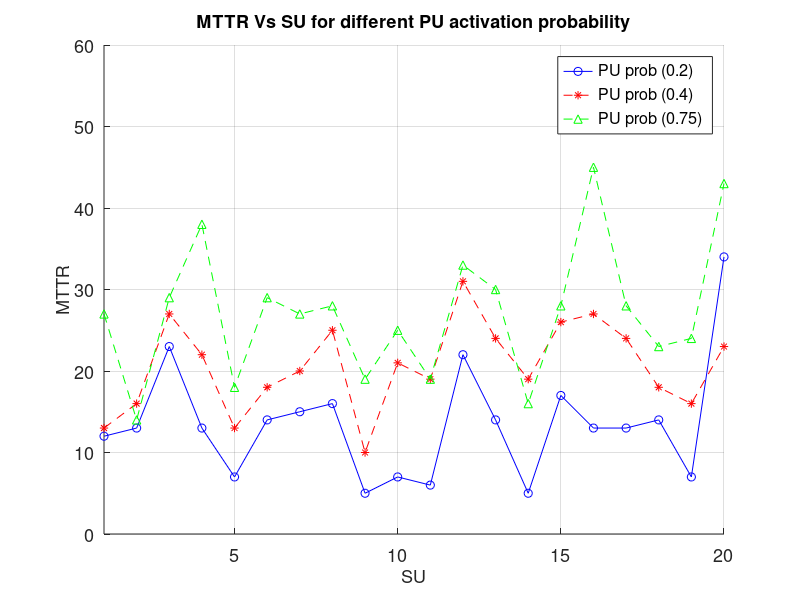
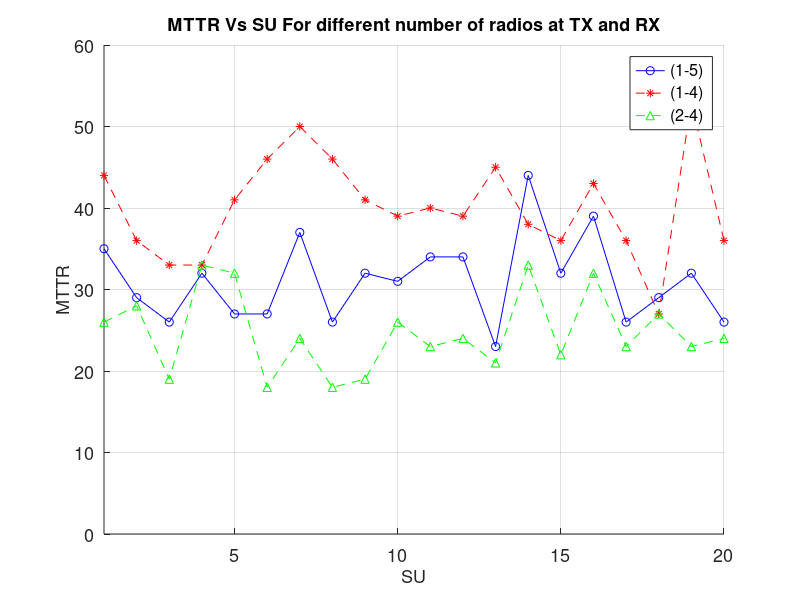
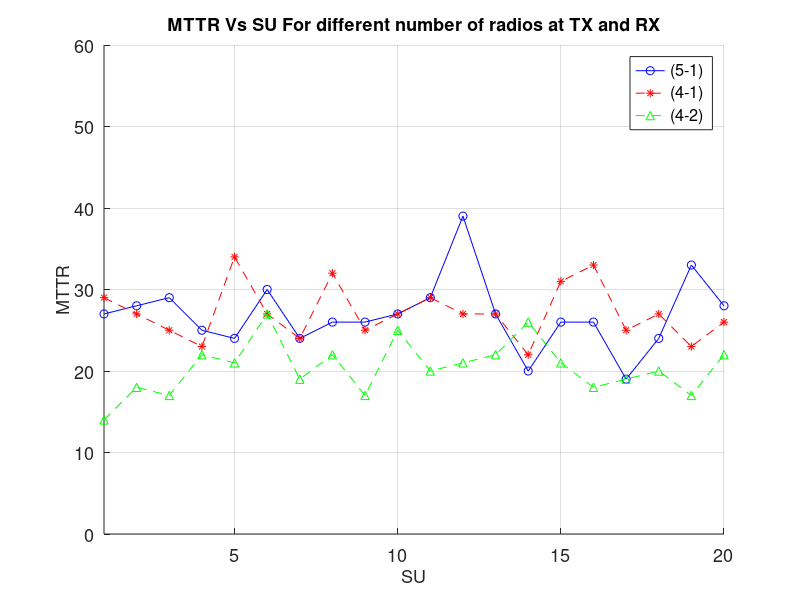
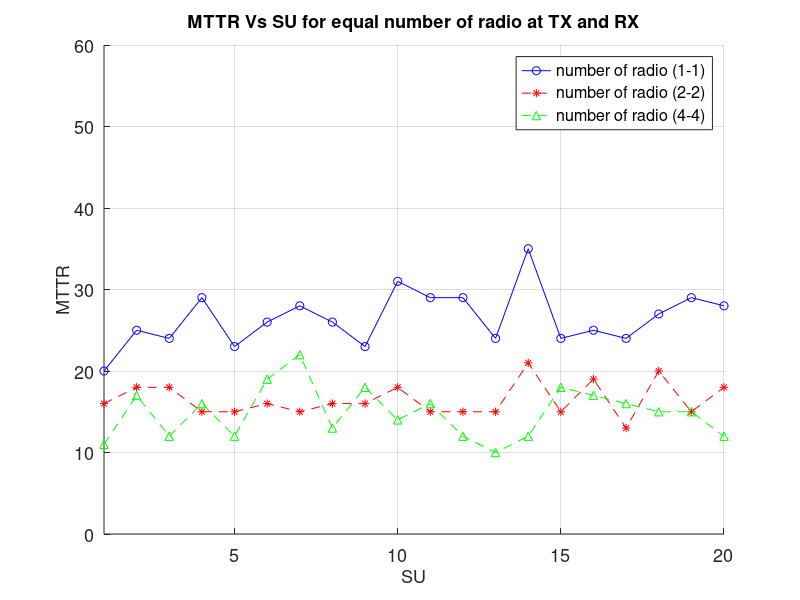

Here is the MATLAB script that generated these plots, in order: (Note: this script raises an error after producing the figures.)
%MTTR

MTTRPU2 = csvread('Maximum Time to rendezvous for Vs SU_PUprob(.2).csv');
MTTRPU4 = csvread('Maximum Time to rendezvous for Vs SU_PUprob(.4).csv');
MTTRPU6 = csvread('Maximum Time to rendezvous for Vs SU_PUprob(.6).csv');

X1 = MTTRPU2(:,1);
X2 = MTTRPU4(:,1);
X3 = MTTRPU6(:,1);

figure(1);
hold on ;
          
 plot(X1,'b-o');
 plot(X2,'r--*');
 plot(X3,'g--^');
 axis([-inf inf 0 60])
 title('MTTR Vs SU for different PU activation probability');
 xlabel('SU');
 ylabel('MTTR');
 set(findall(gcf,'-property','FontSize'),'FontSize',13)
 legend('PU prob (0.2)','PU prob (0.4)','PU prob (0.75)');
 grid on;
 %*******************************************************************************************
MTTRR2 = csvread('Maximum Time to rendezvous for Vs SU_radio(1-5).csv');
MTTRR4 = csvread('Maximum Time to rendezvous for Vs SU_radio(1-4).csv');
MTTRR6 = csvread('Maximum Time to rendezvous for Vs SU_radio(2-4).csv');
X1 = MTTRR2(:,1);
X2 = MTTRR4(:,1);
X3 = MTTRR6(:,1);

figure(2);
hold on ;
          
 plot(X1,'b-o');
 plot(X2,'r--*');
 plot(X3,'g--^');
  axis([-inf inf 0 60])
 grid on;
 xlabel('SU');
 ylabel('MTTR');
 title('MTTR Vs SU For different number of radios at TX and RX');
 set(findall(gcf,'-property','FontSize'),'FontSize',13)
 legend('(1-5)', '(1-4)', '(2-4)');
 %*******************************************************************************************
MTTRR2 = csvread('Maximum Time to rendezvous for Vs SU_radio(5-1).csv');
MTTRR4 = csvread('Maximum Time to rendezvous for Vs SU_radio(4-1).csv');
MTTRR6 = csvread('Maximum Time to rendezvous for Vs SU_radio(4-2).csv');
X1 = MTTRR2(:,1);
X2 = MTTRR4(:,1);
X3 = MTTRR6(:,1);

figure(3);
hold on ;
          
 plot(X1,'b-o');
 plot(X2,'r--*');
 plot(X3,'g--^');
 axis([-inf inf 0 60])
 grid on;
 xlabel('SU');
 ylabel('MTTR');
 title('MTTR Vs SU For different number of radios at TX and RX');
 set(findall(gcf,'-property','FontSize'),'FontSize',13)
 legend('(5-1)', '(4-1)', '(4-2)');
 %*******************************************************************************************
 MTTRR22 = csvread('Maximum Time to rendezvous for Vs SU_radio(1-1).csv');
MTTRR44 = csvread('Maximum Time to rendezvous for Vs SU_radio(2-2).csv');
MTTRR66 = csvread('Maximum Time to rendezvous for Vs SU_radio(4-4).csv');
X1 = MTTRR22(:,1);
X2 = MTTRR44(:,1);
X3 = MTTRR66(:,1);

figure(4);
hold on ;
          
 plot(X1,'b-o');
 plot(X2,'r--*');
 plot(X3,'g--^');
 axis([-inf inf 0 60])
 grid on;
 
 xlabel('SU');
 ylabel('MTTR'); 
 title('MTTR Vs SU for equal number of radio at TX and RX');
 set(findall(gcf,'-property','FontSize'),'FontSize',13)
 legend('number of radio (1-1)','number of radio (2-2)','number of radio (4-4)');

 %*******************************************************************************************
 TTRVsSU15 = csvread('Average TTR VS SU(1, 5).csv');
 TTRVsSU24 = csvread('Average TTR VS SU(5, 1).csv');
 TTRVsSU33 = csvread('Average TTR VS SU(3, 3).csv');
 
 X1 = TTRVsSU15(:,1);
 X2 = TTRVsSU24(:,1);
 X3 = TTRVsSU33(:,1);
 
 figure(5);
 hold on ;
 plot(X1,'b-o');
 plot(X2,'r--*');
 plot(X3,'g--^');
 axis([-inf inf 0 10])
 grid on;
  
 title('TTR Vs SU For Different Radios');
 xlabel('SU');
 ylabel('TTR');
 set(findall(gcf,'-property','FontSize'),'FontSize',13)
 legend('(1, 5)', '(2, 4)', '(3, 3)');
 
 
 %*******************************************************************************************
 TTRVsSU51 = csvread('Average TTR VS SU(5, 1).csv');
 TTRVsSU42 = csvread('Average TTR VS SU(4, 2).csv');
 TTRVsSU33 = csvread('Average TTR VS SU(3, 3).csv');
 
 X1 = TTRVsSU51(:,1);
 X2 = TTRVsSU42(:,1);
 X3 = TTRVsSU33(:,1);
 
 figure(6);
 hold on ;
 plot(X1,'b-o');
 plot(X2,'r--*');
 plot(X3,'g--^');
 axis([-inf inf 0 10])
 grid on;
  
 title('TTR Vs SU For Different Radios');
 xlabel('SU');
 ylabel('TTR');
 set(findall(gcf,'-property','FontSize'),'FontSize',13)
 legend('(5, 1)', '(4, 2)', '(3, 3)');
 %*******************************************************************************************
 
 TTRVsSU11 = csvread('Average TTR VS SU(1, 1).csv');
 TTRVsSU22 = csvread('Average TTR VS SU(2, 2).csv');
 TTRVsSU55 = csvread('Average TTR VS SU(5, 5).csv');
 
 X1 = TTRVsSU11(:,1);
 X2 = TTRVsSU22(:,1);
 X3 = TTRVsSU55(:,1);
 
 figure(7);
 hold on ;
 plot(X1,'b-o');
 plot(X2,'r--*');
 plot(X3,'g--^');
 axis([-inf inf 0 10])
 grid on;
  
 title('TTR Vs SU For Same Radios');
 xlabel('SU');
 ylabel('TTR');
 set(findall(gcf,'-property','FontSize'),'FontSize',13)
 legend('(1, 1)', '(2, 2)', '(5, 5)');
 
 %*******************************************************************************************
 
UtilizationVSBand = csvread('Utilization VS Band.csv');
%  TTRVsSU24 = csvread('Average TTR VS SU(2, 4).csv');
%  TTRVsSU33 = csvread('Average TTR VS SU(3, 3).csv');
 
X1 = UtilizationVSBand(:,1);
%  X2 = TTRVsSU24(:,1);
%  X3 = TTRVsSU33(:,1);
 
figure(8);
hold on;
plot(X1,'b-o');
%  plot(X2,'r--*');
%  plot(X3,'g--^');
axis([-inf inf 0 1])
grid on;
  
title('Utilization VS Band');
xlabel('Band');
ylabel('Utilization');
% legend('(1, 5)', '(2, 4)', '(3, 3)');
  
set(findall(gcf,'-property','FontSize'),'FontSize',13)
